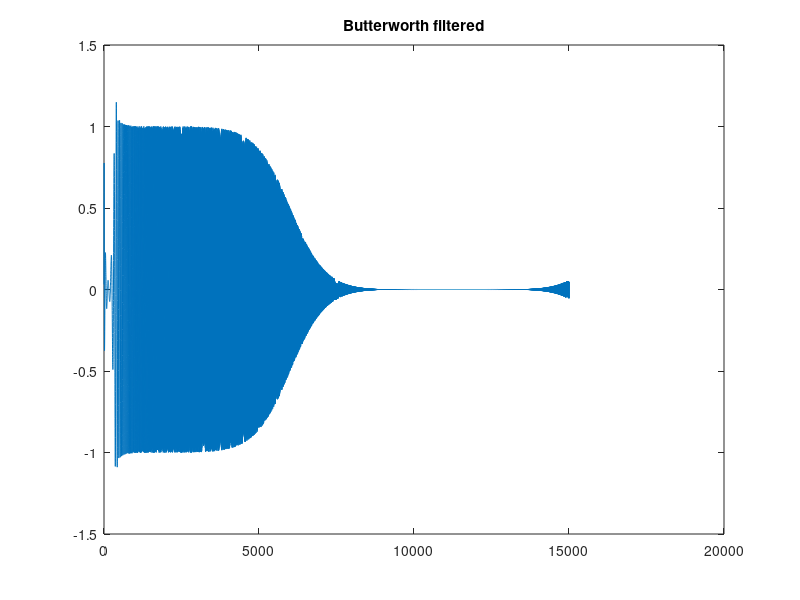
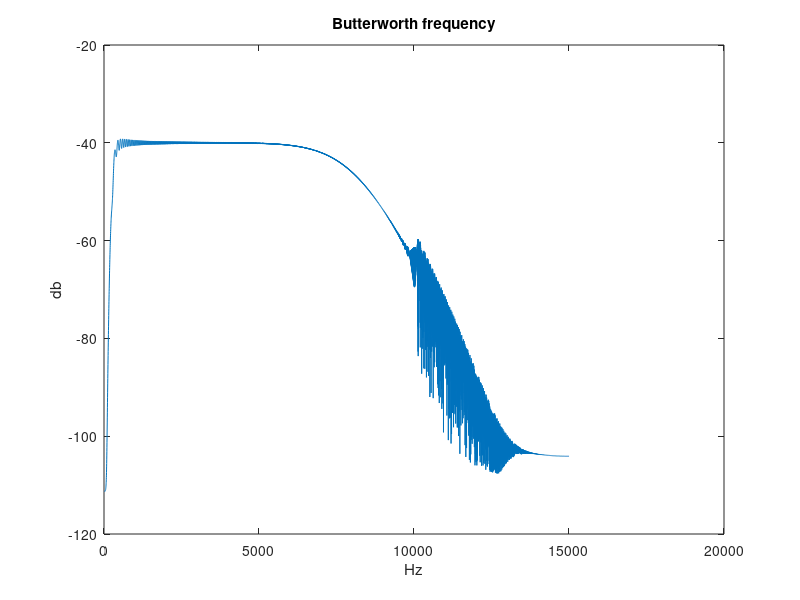
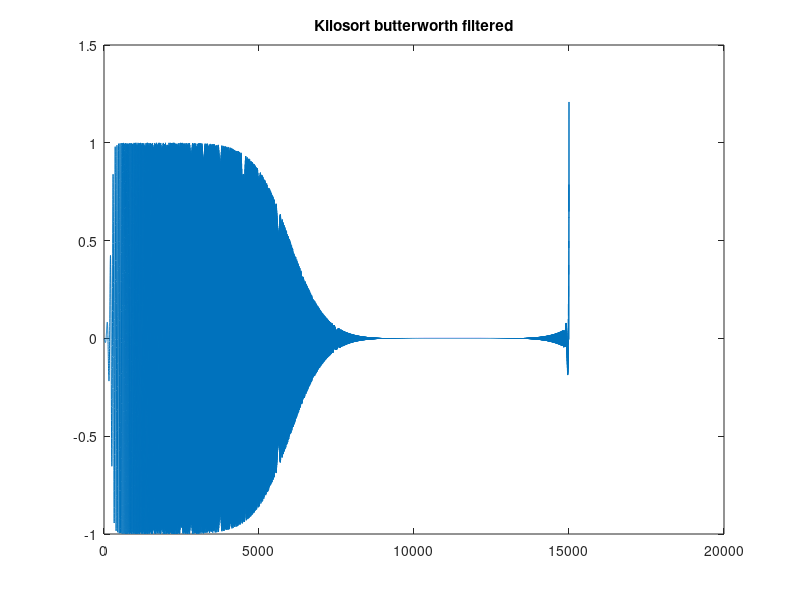
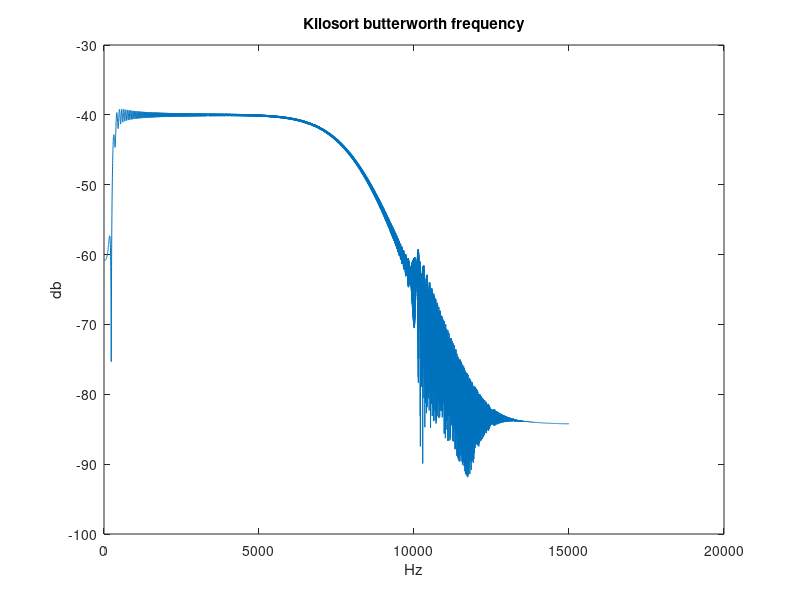

These charts were generated, in order, by the following MATLAB code: (Note: this script raises an error after producing the figures.)
clear;
close all;

Fs = 30000;
F1 = 300; % Hz
F2 = 8000; % Hz
n = 3; % Order of butterworth filter
t = 1:10000;
fpass = [F1 F2];
[b,a] = butter(n,fpass*2/Fs);


% N = 257;
% Impulse = zeros(1,N);
% Impulse(1) = 1;
% y = IIRLinearFilter(Impulse);
% %y = filtfilt(b,a,Impulse);
% plot(y, '.');
% figure, freqz(y);
% H = abs(fft(y));
% xn = (1:ceil(N/2)).*(Fs/N);
% figure; plot(xn, 20*log10(H(1:ceil(N/2))));
% xlabel('Frequency (Hz)');
% ylabel('Amplitude (db)');

%% Test filter
%bf = y;

Fc = 500;
%s = sin(2*pi*Fc/Fs*t);
% Creating output signal 

nt = 0.5; %sec endtime
st = 0:1/Fs:nt; %starttime / setup time array
sf = 10; %Hz startfreqz
nf = 20000; %Hz endfreqz

% generate cirp
scirp = chirp(st,sf,nt,nf);
%figure, plot(scirp);

% Similar FIR filter - not good
y = filter(b, a, scirp); 
y = filter(b, a, y); 
figure, plot(y);
title('Butterworth filtered');
M = ceil(length(y)/2);
Hy = abs(fft(y))/M;
xn = (1:M).*(Fs/(length(Hy)));
figure, plot(xn, 20*log10(Hy(1:M)));
title('Butterworth frequency');
ylabel('db');
xlabel('Hz');

% Refence kilosort butterworth filter
y = filtfilt(b,a,scirp); % Zero phase filter
figure, plot(y);
title('Kilosort butterworth filtered');
Hy = abs(fft(y))/M;
M = ceil(length(Hy)/2);
xn = (1:M).*(Fs/(length(Hy)));
figure, plot(xn, 20*log10(Hy(1:M)));
title('Kilosort butterworth frequency');
ylabel('db');
xlabel('Hz');

% FIR filter, 300Hz
Hd = FirFilter300Hz;
y = filter(Hd.Numerator, 1, scirp); 
figure, plot(y);
title('FIR filtered');
Hy = abs(fft(y))/M;
M = ceil(length(Hy)/2);
xn = (1:M).*(Fs/(length(Hy)));
figure, plot(xn, 20*log10(Hy(1:M)));
title('FIR filter, Window method');
ylabel('db');
xlabel('Hz');

%% Save coefficeints to header file
bf = Hd.Numerator
SaveFilterHeaderFile(bf, F1, 'FilterCoeffs_B300Hz.h');
figure, stem(bf)
